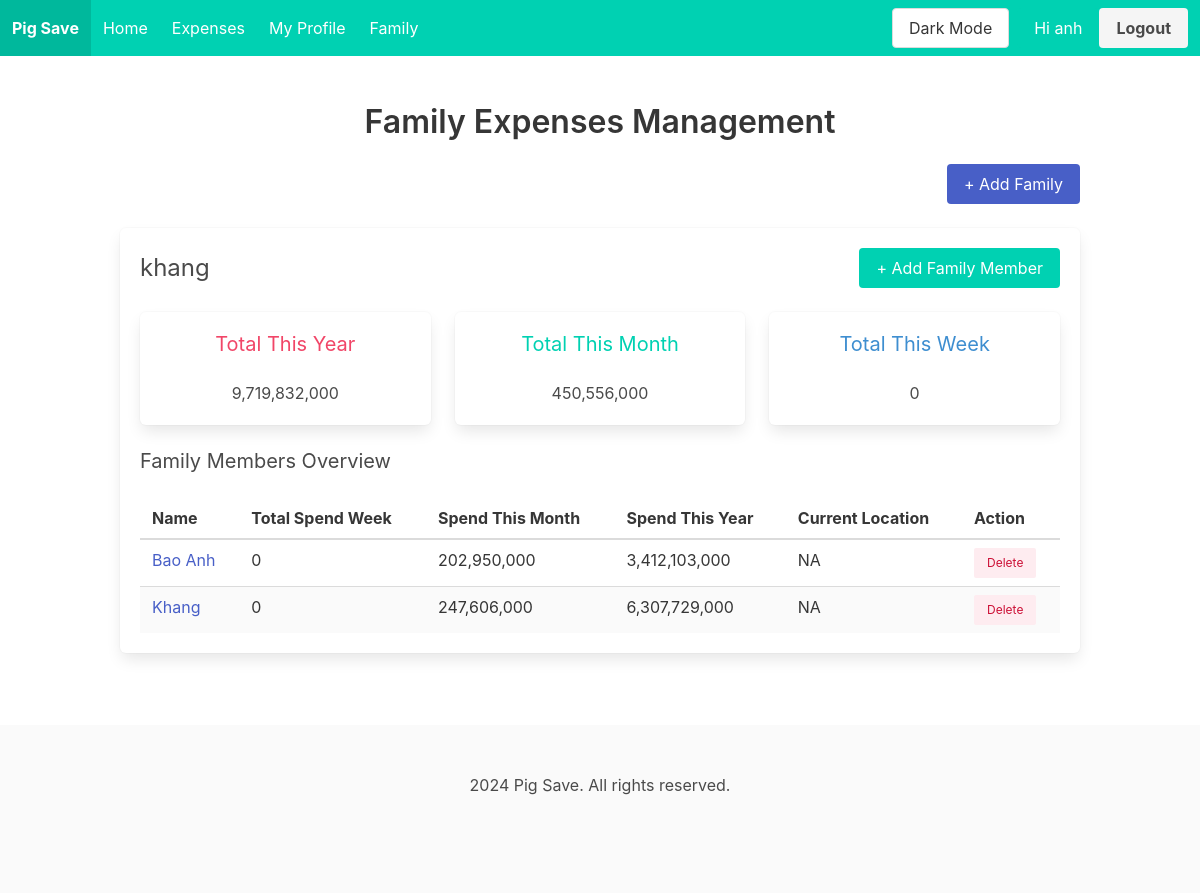
/family (signed in), run on the app's committed database.
### tables this page shows
CREATE TABLE users (
            id INTEGER PRIMARY KEY AUTOINCREMENT,
            username TEXT NOT NULL UNIQUE,
            name TEXT,
            password TEXT NOT NULL
        , language VARCHAR(2), age VARCHAR(3));

CREATE TABLE family (
            id INTEGER PRIMARY KEY AUTOINCREMENT,
            family_name TEXT NOT NULL
        );

### routes.py (the view)
@routes.route('/family')
@login_required
def family():
    families = Family.get_all_family(current_user.id)
    return render_template('family/family.html', families=families)

### main.py (called while the page is built)
@app.before_request
def load_user_language():
    if current_user.is_authenticated:
        conn = sqlite3.connect('pig_save.db')
        cursor = conn.cursor()
        cursor.execute("SELECT language FROM users WHERE id = ?", (current_user.id,))
        result = cursor.fetchone()
        if result:
            g.language = result[0]
        else:
            g.language = None

def get_locale():
    language = getattr(g, 'language', None)
    if language is not None:
        return language
    return request.accept_languages.best_match(['vi', 'en'])

@login_manager.user_loader
def load_user(id):
    from models.user import User
    return User.getUser(id)

### models/family.py (called while the page is built)
def get_db_connection():
    conn = sqlite3.connect('pig_save.db')
    conn.row_factory = sqlite3.Row
    return conn

def get_all_family(user_id):
    conn = get_db_connection()
    cursor = conn.cursor()
    cursor.execute("""
        SELECT f.id, f.family_name
        FROM family_members fm
        JOIN family f ON fm.family_id = f.id
        WHERE fm.user_id = ?
    """, (user_id,))
    families = cursor.fetchall()
    lst_family = []
    for f in families:
       lst_family.append({
           'family_name': f[1],
           'id': f[0],
           'data': get_family_expenses(f[0])
           })
    conn.commit()
    conn.close()
    return lst_family

### models/user.py (called while the page is built)
    def getUser(user_id):
        conn = sqlite3.connect('pig_save.db')
        cursor = conn.cursor()
        cursor.execute('SELECT id, username, name, language, age FROM users WHERE id = ?', (user_id,))
        user = cursor.fetchone()
        conn.close()
        if user:
            return User(user[0], user[1], user[2], user[3], user[4])
        return None

### templates/family/family.html (shortened to what this page needs)
{% extends "base.html" %}
{% block content %}
<section class="section">
    <div class="container">
        <h1 class="title has-text-centered">Family Expenses Management</h1>
        <div class="columns">
            <div class="column has-text-right">
                <button class="button is-link" id="addFamilyBtn">+ Add Family</button>
            </div>
        </div>
        {% for family in families %}
        <div class="box mt-2 mb-5">
            <div class="columns is-vcentered">
                <div class="column">
                    <h1 class="is-size-4">{{family.family_name}}</h1>
                </div>
                <div class="column has-text-right">
                    <button class="button is-primary" id="openModalBtn">+ Add Family Member</button>
                </div>
            </div>
            <div class="columns ">
                <div class="column is-one-third">
                  <div class="box has-text-centered">
                    <h2 class="subtitle has-text-danger">{{_('Total This Year')}}</h2>
                    <p id="totalYear">{{family.data.total_family.total_year}}</p>
                  </div>
                </div>
                <div class="column is-one-third">
                  <div class="box has-text-centered">
                    <h2 class="subtitle has-text-primary">{{_('Total This Month')}}</h2>
                    <p id="totalMonth">{{family.data.total_family.total_month}}</p>
                  </div>
                </div>
                <div class="column is-one-third">
                  <div class="box has-text-centered">
                    <h2 class="subtitle has-text-info">{{_('Total This Week')}}</h2>
                    <p id="totalWeek">{{family.data.total_family.total_week}}</p>
                  </div>
                </div>
              </div>
            <h3 class="subtitle">Family Members Overview</h3>
            <table  class="table is-striped is-hoverable is-fullwidth">
                <thead>
                    <tr>
                        <th a>Name</th>
                        <th>Total Spend Week</th>
                        <th>Spend This Month</th>
                        <th>Spend This Year</th>
                        <th>Current Location</th>
                        <th>Action</th>
                    </tr>
                </thead>
                <tbody>
                    {% for member in family.data.members %}
                    <tr>
                    <td ><a class="is-link" href="/profile">{{member.name}}</a></td>
                    <td>{{member.total_week}}</td>
                    <td>{{member.total_month}}</td>
                    <td>{{member.total_year}}</td>
                    <td>NA</td>
                    <td>
                        <div class="buttons are-small">
                            <button type="button" class="button is-danger is-light" onclick="">Delete</button>
                        </div>
                      </td>
                    </tr>
                    {% endfor %}
                </tbody>
            </table>
        </div>
        {% endfor %}
    </div>
</section>
{% endblock %}

### templates/base.html (shortened to what this page needs)
<!DOCTYPE html>
<html lang="en">
  <head>
    <link
      rel="stylesheet"
      href="https://cdn.jsdelivr.net/npm/bulma@0.9.3/css/bulma.min.css"
    />
    <link
      rel="stylesheet"
      href="https://cdnjs.cloudflare.com/ajax/libs/font-awesome/5.15.3/css/all.min.css"
    />
    <link rel="stylesheet" href="static/css/darkmode.css">
  </head>
  <body>
    <nav
      class="navbar is-primary"
      role="navigation"
    >
      <div class="navbar-brand">
        <a class="navbar-item" href="{{ url_for('main.dashboard') }}">
          <strong>Pig Save</strong>
        </a>
      </div>
      <div id="navbarBasicExample" class="navbar-menu">
        <div class="navbar-start">
          <a class="navbar-item" href="{{ url_for('main.dashboard') }}">
            {{_('Home')}}
          </a>
          <a class="navbar-item" href="{{ url_for('main.expenses') }}">
            {{_('Expenses')}}
          </a>
          <a class="navbar-item" href="{{ url_for('main.profile') }}">
            {{_('My Profile')}}
          </a>
          <a class="navbar-item" href="{{ url_for('main.family') }}">
            {{_('Family')}}
          </a>
        </div>
        {% if current_user.is_authenticated %}
        <div class="navbar-end">
          <div class="navbar-item">
            <div class="buttons">
              <button id="theme-toggle" class="button">Dark Mode</button>
              <a href="{{ url_for('main.profile') }}">
                <span class="button is-primary">
                  Hi {{ current_user.username }}
                </span>
              </a>
              <a class="button is-light" href="{{ url_for('main.logout') }}">
                <strong>{{_('Logout')}}</strong>
              </a>
            </div>
          </div>
        </div>
        {% endif %}
      </div>
    </nav>
    <main>{% block content %} {% endblock %}</main>
    <footer class="footer">
      <div class="content has-text-centered">
        <p>2024 Pig Save. All rights reserved.</p>
      </div>
    </footer>
  </body>
</html>

### data on the page
users: username "anh"
family: family_name "khang", data.total_family.total_year "9,719,832,000", data.total_family.total_month "450,556,000", data.total_family.total_week "0", name "Bao Anh" "Khang", total_week "0" "0", total_month "202,950,000" "247,606,000", total_year "3,412,103,000" "6,307,729,000"
